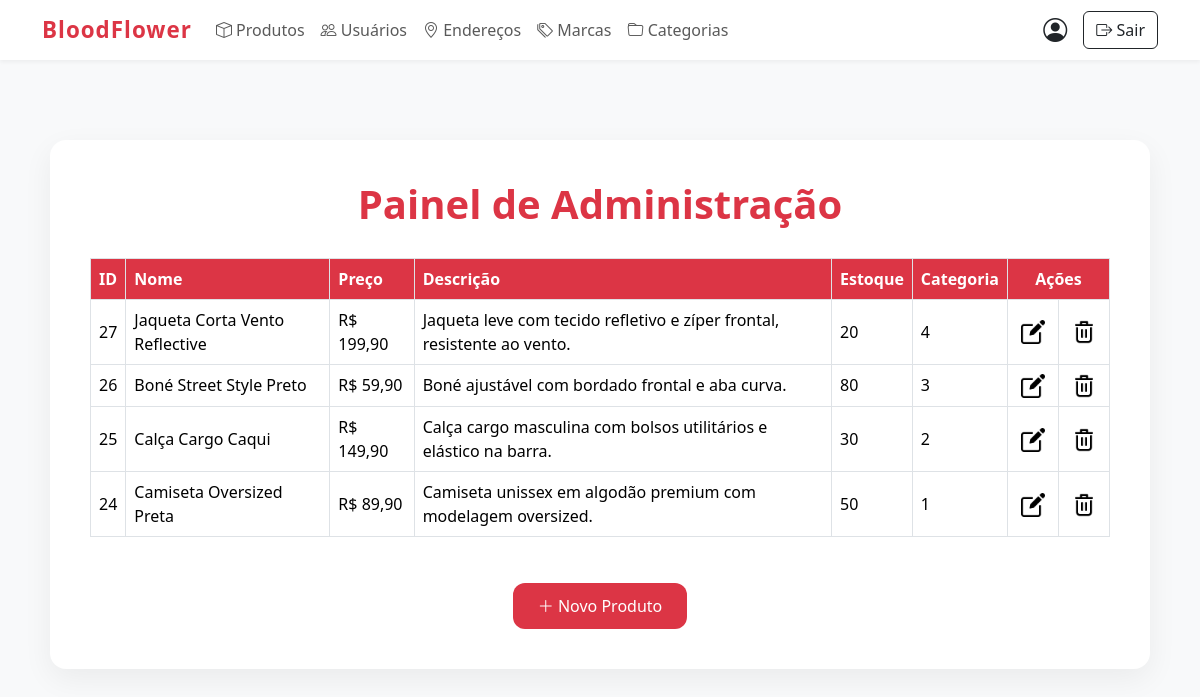
Before: /inicioADM.php (signed in) with the older database file.
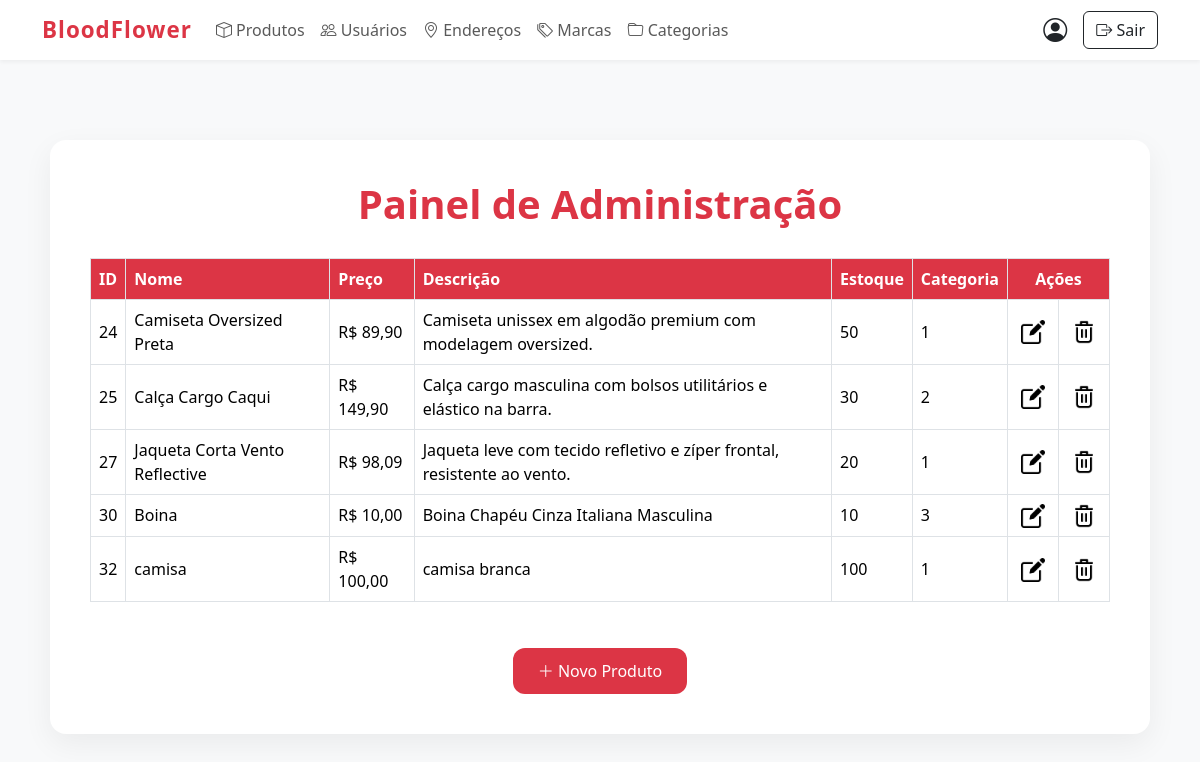
After: the same page with the newer database file.
### tables this page shows
CREATE TABLE IF NOT EXISTS `produtos` (
  `id` int NOT NULL AUTO_INCREMENT,
  `nome` varchar(100) NOT NULL,
  `descricao` text,
  `preco` decimal(10,2) NOT NULL,
  `preco_desconto` decimal(10,2) DEFAULT NULL,
  `estoque` int DEFAULT '0',
  `categoria_id` int DEFAULT NULL,
  `marca_id` int DEFAULT NULL,
  `imagem` varchar(255) DEFAULT NULL,
  PRIMARY KEY (`id`),
  KEY `fk_produtos_categoria` (`categoria_id`),
  KEY `fk_produtos_marca` (`marca_id`)
);

### inicioADM.php (the view, shortened to what this page needs)
<?php
include("conexao.php");
?>
<!DOCTYPE html>
<html lang="pt-br">
<head>
    <link href="https://cdn.jsdelivr.net/npm/bootstrap@5.3.3/dist/css/bootstrap.min.css" rel="stylesheet">
    <link href="https://cdn.jsdelivr.net/npm/bootstrap-icons@1.10.5/font/bootstrap-icons.css" rel="stylesheet">
</head>
<body>
<nav class="navbar navbar-expand-lg">
    <div class="container">
        <a class="navbar-brand" href="admin.php">BloodFlower</a>
        <div class="collapse navbar-collapse" id="navbarNavAdmin">
            <ul class="navbar-nav me-auto mb-2 mb-lg-0">
                <li class="nav-item">
                    <a class="nav-link" href="admin.php"><i class="bi bi-box"></i> Produtos</a>
                </li>
                <li class="nav-item">
                    <a class="nav-link" href="usuarios.php"><i class="bi bi-people"></i> Usuários</a>
                </li>
                <li class="nav-item">
                    <a class="nav-link" href="enderecos.php"><i class="bi bi-geo-alt"></i> Endereços</a>
                </li>
                <li class="nav-item">
                    <a class="nav-link" href="marcas.php"><i class="bi bi-tags"></i> Marcas</a>
                </li>
                <li class="nav-item">
                    <a class="nav-link" href="categorias.php"><i class="bi bi-folder"></i> Categorias</a>
                </li>
            </ul>
            <div class="d-flex align-items-center gap-3">
                <?php if (!isset($_SESSION['email'])) { ?>
                    <a href="entrar.php" class="btn btn-outline-dark btn-sm">Entrar</a>
                <?php } else { ?>
                    <a href="perfil.php" class="text-dark" title="Meu Perfil">
                        <i class="bi bi-person-circle fs-4"></i>
                    </a>
                <?php } ?>
                <a href="logoff.php" class="btn btn-outline-dark">
                    <i class="bi bi-box-arrow-right"></i> Sair
                </a>
            </div>
        </div>
    </div>
</nav>
<div class="container-admin">
    <h1>Painel de Administração</h1>
    <div class="table-responsive">
        <?php
        $sql  = "SELECT * FROM produtos";
        $result = mysqli_query($conn, $sql);
        if (mysqli_num_rows($result) > 0) {
            echo "<table class='table table-bordered align-middle'>";
            echo "<thead><tr>";
            echo "<th>ID</th>";
            echo "<th>Nome</th>";
            echo "<th>Preço</th>";
            echo "<th>Descrição</th>";
            echo "<th>Estoque</th>";
            echo "<th>Categoria</th>";
            echo "<th colspan='2' class='text-center'>Ações</th>";
            echo "</tr></thead><tbody>";
            while ($row = mysqli_fetch_assoc($result)) {
                echo "<tr>";
                echo "<td>" . $row["id"] . "</td>";
                echo "<td>" . $row["nome"] . "</td>";
                echo "<td>R$ " . number_format($row["preco"], 2, ',', '.') . "</td>";
                echo "<td>" . $row["descricao"] . "</td>";
                echo "<td>" . $row["estoque"] . "</td>";
                echo "<td>" . $row["categoria_id"] . "</td>";
                echo "<td class='text-center actions'>
                        <a href='formEditProduto.php?id_produto=" . $row['id'] . "'>
                            <img src='imagens/editar2.png' alt='Editar'>
                        </a>
                      </td>";
                echo "<td class='text-center actions'>
                        <a href='excluirProduto.php?id=" . $row['id'] . "' onclick='return confirm(\"Tem certeza que deseja excluir este produto?\")'>
                            <img src='imagens/lixo.png' alt='Excluir'>
                        </a>
                      </td>";
                echo "</tr>";
            }
            echo "</tbody></table>";
        } else {
            echo "<p class='no-produtos'>Nenhum produto cadastrado.</p>";
        }
        ?>
    </div>
    <div class="btn-actions">
        <a href="cadProduto.html" class="btn btn-admin"><i class="bi bi-plus-lg"></i> Novo Produto</a>
    </div>
</div>
</body>
</html>

Changed rows visible on the page:
removed produtos: id "26", nome "Boné Street Style Preto", preco "59,90", descricao "Boné ajustável com bordado frontal e aba curva.", estoque "80", categoria "3"
shown differently, row unchanged: produtos "Camiseta Oversized Preta": moves up the list
changed produtos "Calça Cargo Caqui": moves down the list
changed produtos "Jaqueta Corta Vento Reflective": preco "199,90" → "98,09"; categoria "4" → "1"
added produtos: id "30", nome "Boina", preco "10,00", descricao "Boina Chapéu Cinza Italiana Masculina", estoque "10", categoria "3"
added produtos: id "32", nome "camisa", preco "100,00", descricao "camisa branca", estoque "100", categoria "1"
